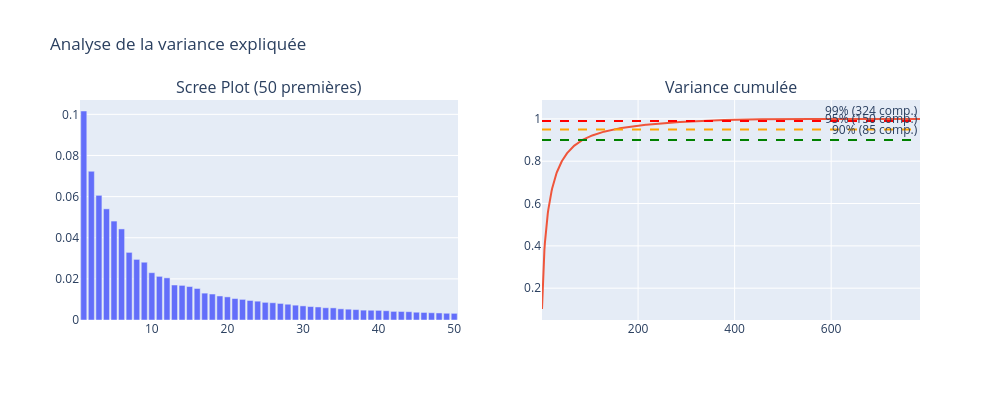

The cell this chart's notebook holds for it:
### Markdown cell above
## 1.1 Analyse de la variance expliquée

**Hypothèse** : La majorité de la variance de MNIST est concentrée dans un petit nombre de composantes, car les images de chiffres vivent dans un sous-espace de faible dimension effective par rapport aux 784 pixels.

**Protocole** : Fit PCA complet (k=784), scree plot + variance cumulée, identification des seuils 90/95/99%.

### Code cell
pca_full = PCA(n_components=X_train.shape[1])
pca_full.fit(X_train)

total_var = np.sum(pca_full.all_eigenvalues_)
var_ratio = pca_full.all_eigenvalues_ / total_var
cumulative = np.cumsum(var_ratio)

# Seuils
n90 = int(np.searchsorted(cumulative, 0.90) + 1)
n95 = int(np.searchsorted(cumulative, 0.95) + 1)
n99 = int(np.searchsorted(cumulative, 0.99) + 1)

fig = make_subplots(rows=1, cols=2, subplot_titles=["Scree Plot (50 premières)", "Variance cumulée"])

n_show = 50
fig.add_trace(
    go.Bar(x=list(range(1, n_show + 1)), y=var_ratio[:n_show].tolist(), name="Par composante"),
    row=1, col=1
)

fig.add_trace(
    go.Scatter(x=list(range(1, len(cumulative) + 1)), y=cumulative.tolist(), name="Cumulée", mode="lines"),
    row=1, col=2
)

for pct, n_comp, color in [(0.90, n90, "green"), (0.95, n95, "orange"), (0.99, n99, "red")]:
    fig.add_hline(y=pct, line_dash="dash", line_color=color,
                  annotation_text=f"{int(pct * 100)}% ({n_comp} comp.)", row=1, col=2)

fig.update_layout(height=400, width=1000, title_text="Analyse de la variance expliquée", showlegend=False)
fig.show()

print(f"90% de variance : {n90} composantes")
print(f"95% de variance : {n95} composantes")
print(f"99% de variance : {n99} composantes")

### Figure 1 — Plotly figure (JSON) as saved in the notebook; plotly's stock layout.template omitted (floating-point values rounded to 4 significant figures; data arrays with more than 128 entries replaced by an {"elided": "..."} marker saying what was removed)
{"data": [{"name": "Par composante", "type": "bar", "x": [1, 2, 3, 4, 5, 6, 7, 8, 9, 10, 11, 12, 13, 14, 15, 16, 17, 18, 19, 20, 21, 22, 23, 24, 25, 26, 27, 28, 29, 30, 31, 32, 33, 34, 35, 36, 37, 38, 39, 40, 41, 42, 43, 44, 45, 46, 47, 48, 49, 50], "xaxis": "x", "y": [0.1016, 0.07232, 0.06062, 0.05405, 0.04811, 0.04428, 0.03288, 0.02947, 0.02809, 0.023, 0.02122, 0.0205, 0.01702, 0.01683, 0.01627, 0.01533, 0.01307, 0.01263, 0.01169, 0.01124, 0.01043, 0.01002, 0.009495, 0.009155, 0.008581, 0.008389, 0.008051, 0.007674, 0.007216, 0.006866, 0.006536, 0.006339, 0.005946, 0.005891, 0.005432, 0.005263, 0.005069, 0.0048, 0.004747, 0.004682, 0.00451, 0.004187, 0.004149, 0.004034, 0.003777, 0.00367, 0.003531, 0.003421, 0.003279, 0.003237], "yaxis": "y"}, {"mode": "lines", "name": "Cumulée", "type": "scatter", "x": {"elided": "784 int values"}, "xaxis": "x2", "y": {"elided": "784 float values"}, "yaxis": "y2"}], "layout": {"annotations": [{"font": {"size": 16}, "showarrow": false, "text": "Scree Plot (50 premières)", "x": 0.225, "xanchor": "center", "xref": "paper", "y": 1, "yanchor": "bottom", "yref": "paper"}, {"font": {"size": 16}, "showarrow": false, "text": "Variance cumulée", "x": 0.775, "xanchor": "center", "xref": "paper", "y": 1, "yanchor": "bottom", "yref": "paper"}, {"showarrow": false, "text": "90% (85 comp.)", "x": 1, "xanchor": "right", "xref": "x2 domain", "y": 0.9, "yanchor": "bottom", "yref": "y2"}, {"showarrow": false, "text": "95% (150 comp.)", "x": 1, "xanchor": "right", "xref": "x2 domain", "y": 0.95, "yanchor": "bottom", "yref": "y2"}, {"showarrow": false, "text": "99% (324 comp.)", "x": 1, "xanchor": "right", "xref": "x2 domain", "y": 0.99, "yanchor": "bottom", "yref": "y2"}], "height": 400, "shapes": [{"line": {"color": "green", "dash": "dash"}, "type": "line", "x0": 0, "x1": 1, "xref": "x2 domain", "y0": 0.9, "y1": 0.9, "yref": "y2"}, {"line": {"color": "orange", "dash": "dash"}, "type": "line", "x0": 0, "x1": 1, "xref": "x2 domain", "y0": 0.95, "y1": 0.95, "yref": "y2"}, {"line": {"color": "red", "dash": "dash"}, "type": "line", "x0": 0, "x1": 1, "xref": "x2 domain", "y0": 0.99, "y1": 0.99, "yref": "y2"}], "showlegend": false, "title": {"text": "Analyse de la variance expliquée"}, "width": 1000, "xaxis": {"anchor": "y", "domain": [0, 0.45]}, "xaxis2": {"anchor": "y2", "domain": [0.55, 1]}, "yaxis": {"anchor": "x", "domain": [0, 1]}, "yaxis2": {"anchor": "x2", "domain": [0, 1]}}}
